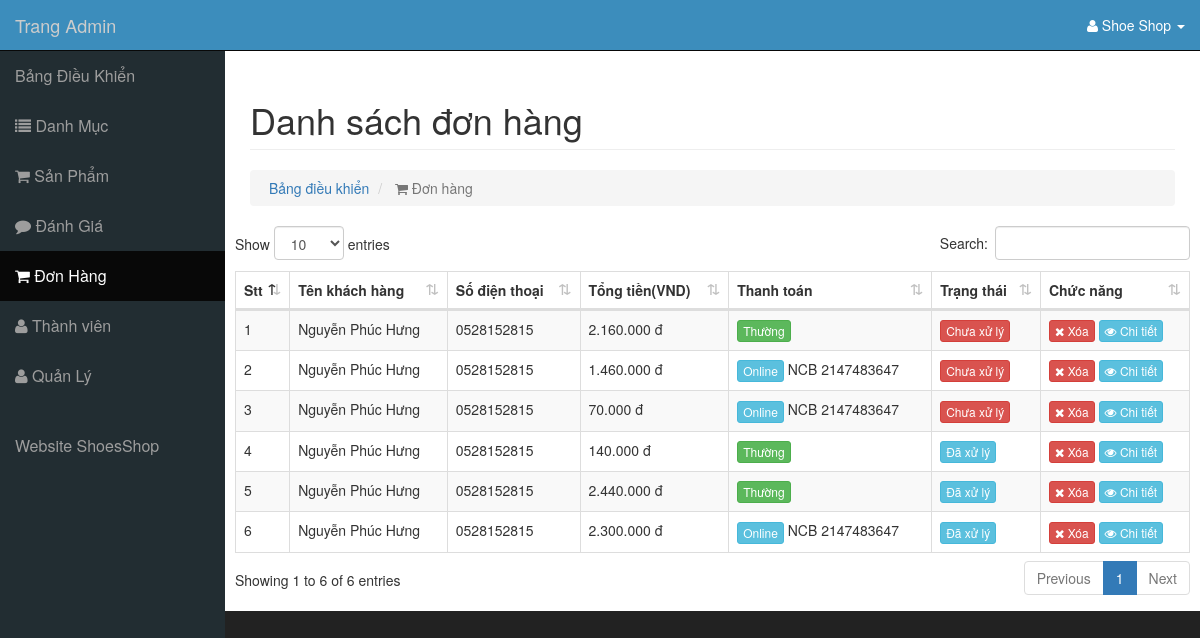
The page /admin/modules/transaction/index.php (signed in) on the database its author committed.
### tables this page shows
CREATE TABLE `transaction` (
  `id` int(11) NOT NULL,
  `amount` int(11) DEFAULT NULL,
  `users_id` int(11) DEFAULT NULL,
  `status` tinyint(4) DEFAULT 0,
  `created_at` timestamp NULL DEFAULT current_timestamp(),
  `updated_at` timestamp NULL DEFAULT current_timestamp() ON UPDATE current_timestamp(),
  `note` text DEFAULT NULL,
  `type` tinyint(4) DEFAULT 0,
  `vnp_BankCode` varchar(20) DEFAULT NULL,
  `vnp_BankTranNo` int(11) DEFAULT NULL
);

CREATE TABLE `users` (
  `id` int(11) NOT NULL,
  `name` varchar(100) DEFAULT NULL,
  `email` varchar(100) DEFAULT NULL,
  `phone` char(15) DEFAULT NULL,
  `address` varchar(100) DEFAULT NULL,
  `password` varchar(50) DEFAULT NULL,
  `created_at` timestamp NULL DEFAULT current_timestamp(),
  `update_at` timestamp NULL DEFAULT current_timestamp() ON UPDATE current_timestamp()
);

### libraries/Database.php (called while the page is built, shortened)
<?php
    class Database
    {
        public $link;
        public function __construct()
        {
            $this->link = mysqli_connect("localhost","root","","shoesshop") or die ();
            mysqli_set_charset($this->link,"utf8");
        }
        public function fetchsql( $sql )
        {
            $result = mysqli_query($this->link,$sql) or die("Lỗi  truy vấn sql " .mysqli_error($this->link));
            $data = [];
            if( $result)
            {
                while ($num = mysqli_fetch_assoc($result))
                {
                    $data[] = $num;
                }
            }
            return $data;
        }
    }
?>

### admin/autoload/autoload.php (called while the page is built, shortened)
<?php
	require_once __DIR__. "/../../libraries/Function.php";
	require_once __DIR__. "/../../libraries/Database.php";
    	$db=new Database;
?>

### libraries/Function.php (called while the page is built, shortened)
<?php
    function formatPrice($number){
        $number = intval($number);
        return $number = number_format($number,0,',','.')." đ";
    }
?>

### admin/modules/transaction/index.php (the view, shortened to what this page needs)
<?php $open="transaction";
      require_once __DIR__. "/../../autoload/autoload.php";
      $sql="SELECT transaction.* ,users.phone, users.name as nameuser FROM transaction LEFT JOIN users ON users.id=transaction.users_id ORDER BY ID DESC";
      $transaction=$db->fetchsql($sql);
?>
<?php require_once __DIR__. "/../../layouts/header.php"; ?>
                <div class="row">
                    <div class="col-lg-12">
                        <h1 class="page-header">
                          Danh sách đơn hàng
                        </h1>
                        <ol class="breadcrumb">
                            <li>
                                <i class="fa fa-tachometer-alt"></i>  <a href="../../index.php">Bảng điều khiển</a>
                            </li>
                            <li class="active">
                                <i class="fa fa-shopping-cart"></i><span> Đơn hàng</span>
                            </li>
                        </ol>
                    </div>
                </div>
                <div class="row">
                    <div class="table-responsive">
                        <table id="dtBasicExample" class="table table-striped table-bordered table-sm" cellspacing="0" width="100%">
                            <thead>
                            <tr>
                              <th class="th-sm">Stt
                              </th>
                              <th class="th-sm">Tên khách hàng
                              </th>
                              <th class="th-sm">Số điện thoại
                              </th>
                              <th class="th-sm">Tổng tiền(VND)
                              </th>
                              <th class="th-sm">Thanh toán
                              </th>
                              <th class="th-sm">Trạng thái
                              </th>
                              <th class="th-sm">Chức năng
                              </th>
                            </tr>
                            </thead>
                            <tbody>
                            <?php $stt=1;foreach ($transaction as $item): ?>
                                <tr>
                                    <td><?php echo $stt ?></td>
                                    <td><?php echo $item['nameuser'] ?></td>
                                    <td><?php echo $item['phone'] ?></td>
                                    <td><?php echo formatPrice($item['amount'])?></td>
                                    <td>
                                      <span class="btn btn-xs <?php echo $item['type']==0 ? 'btn-success' : 'btn-info'?>"><?php echo $item['type']==0 ? 'Thường' : 'Online'?></span>
                                      <span><?php echo $item['vnp_BankCode']?></span>
                                      <span><?php echo $item['vnp_BankTranNo']?></span>
                                    </td>
                                    <td>
                                        <a href="status.php?id=<?php echo $item['id']?>" class="btn btn-xs <?php echo $item['status']==0 ? 'btn-danger' : 'btn-info'?>"><?php echo $item['status']==0 ? 'Chưa xử lý' : 'Đã xử lý'?></a>
                                    </td>
                                    <td>
                                        <a class="btn btn-xs btn-danger" href="delete.php?id=<?php echo $item['id'] ?>"><i class="fa fa-times"></i> Xóa</a>
                                        <a class="btn btn-xs btn-info" href="orderDetail.php?id=<?php echo $item['id'] ?>"><i class="fa fa-eye"></i> Chi tiết</a>
                                    </td>
                                </tr>
                            <?php $stt++;endforeach ?>
                            </tbody>
                        </table>
                    </div>
                </div>
<?php require_once __DIR__. "/../../layouts/footer.php"; ?>

### public/admin/css/sb-admin.css (style rules this page uses)
body { margin-top: 100px; background-color: #222; }
@media (min-width:768px) { body { margin-top: 50px; } }

### rows shown on the page
transaction: users.name "Nguyễn Phúc Hưng", users.phone "0528152815", amount "2.160.000 đ", type "Thường", status "Chưa xử lý"
transaction: users.name "Nguyễn Phúc Hưng", users.phone "0528152815", amount "1.460.000 đ", type "Online", vnp_BankCode "NCB", vnp_BankTranNo "2147483647", status "Chưa xử lý"
transaction: users.name "Nguyễn Phúc Hưng", users.phone "0528152815", amount "70.000 đ", type "Online", vnp_BankCode "NCB", vnp_BankTranNo "2147483647", status "Chưa xử lý"
transaction: users.name "Nguyễn Phúc Hưng", users.phone "0528152815", amount "140.000 đ", type "Thường", status "Đã xử lý"
transaction: users.name "Nguyễn Phúc Hưng", users.phone "0528152815", amount "2.440.000 đ", type "Thường", status "Đã xử lý"
transaction: users.name "Nguyễn Phúc Hưng", users.phone "0528152815", amount "2.300.000 đ", type "Online", vnp_BankCode "NCB", vnp_BankTranNo "2147483647", status "Đã xử lý"

### other values the page prints
$_SESSION['admin_name'] "Shoe Shop"
